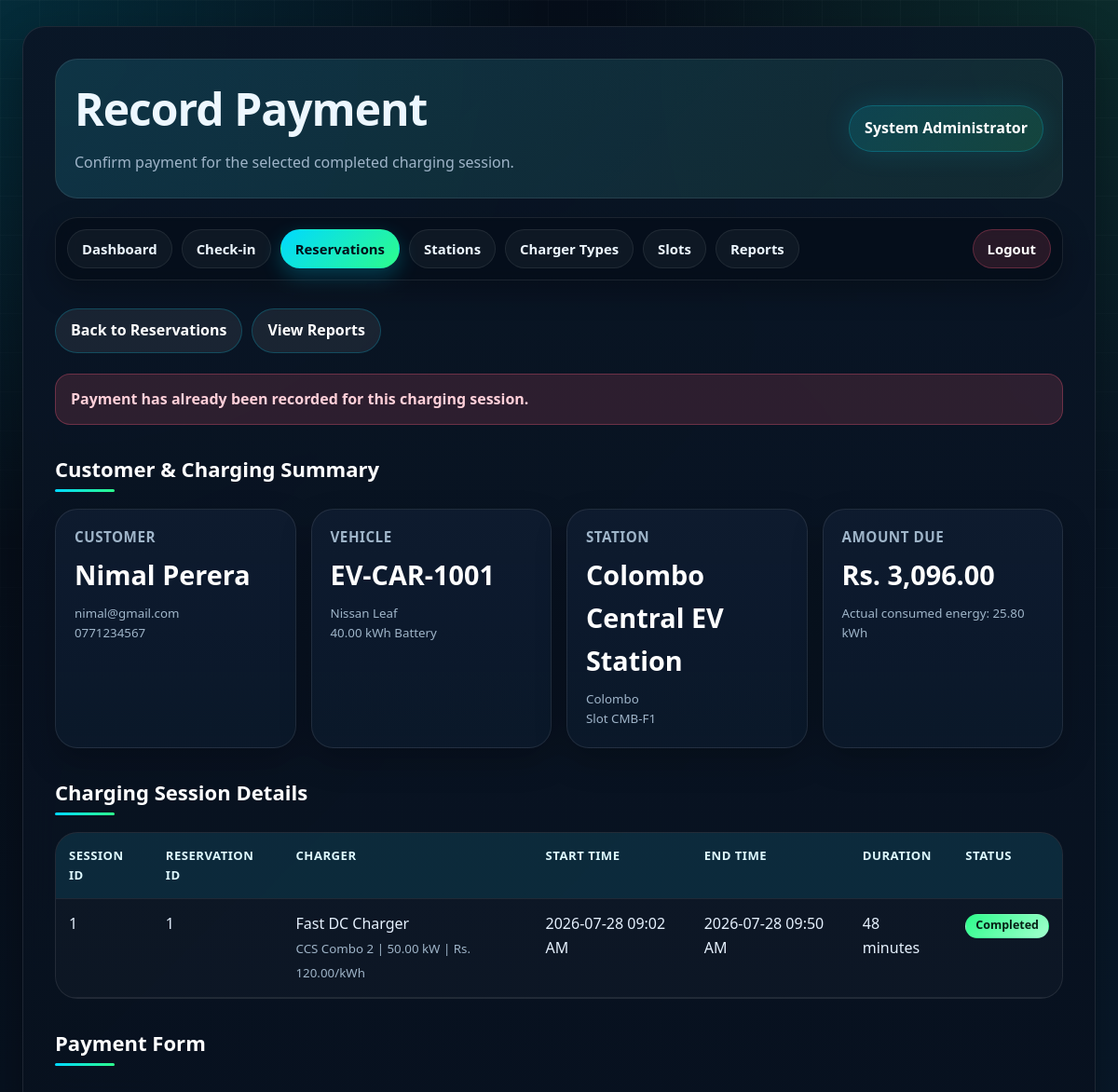
The page /record_payment.php?session_id=1 (signed in) on the database its author committed.
### tables this page shows
CREATE TABLE `charging_sessions` (
  `session_id` int(11) NOT NULL,
  `reservation_id` int(11) NOT NULL,
  `actual_start_time` datetime NOT NULL,
  `actual_end_time` datetime DEFAULT NULL,
  `energy_consumed_kwh` decimal(8,2) DEFAULT 0.00,
  `session_duration_min` int(11) DEFAULT 0,
  `charging_cost` decimal(10,2) DEFAULT 0.00,
  `status` enum('In Progress','Completed','Stopped') NOT NULL DEFAULT 'In Progress',
  `created_at` timestamp NOT NULL DEFAULT current_timestamp()
);

CREATE TABLE `users` (
  `user_id` int(11) NOT NULL,
  `full_name` varchar(100) NOT NULL,
  `email` varchar(100) NOT NULL,
  `password` varchar(255) NOT NULL,
  `contact_number` varchar(15) DEFAULT NULL,
  `user_role` enum('Admin','User') NOT NULL DEFAULT 'User',
  `created_at` timestamp NOT NULL DEFAULT current_timestamp()
);

CREATE TABLE `vehicles` (
  `vehicle_id` int(11) NOT NULL,
  `user_id` int(11) NOT NULL,
  `vehicle_number` varchar(20) NOT NULL,
  `vehicle_model` varchar(80) NOT NULL,
  `battery_capacity` decimal(6,2) NOT NULL,
  `created_at` timestamp NOT NULL DEFAULT current_timestamp()
);

CREATE TABLE `charging_stations` (
  `station_id` int(11) NOT NULL,
  `station_name` varchar(120) NOT NULL,
  `location` varchar(200) NOT NULL,
  `contact_number` varchar(15) DEFAULT NULL,
  `total_slots` int(11) NOT NULL DEFAULT 0,
  `created_at` timestamp NOT NULL DEFAULT current_timestamp()
);

CREATE TABLE `charging_slots` (
  `slot_id` int(11) NOT NULL,
  `station_id` int(11) NOT NULL,
  `type_id` int(11) NOT NULL,
  `slot_number` varchar(20) NOT NULL,
  `slot_status` enum('Available','Reserved','Charging','Out of Service') NOT NULL DEFAULT 'Available',
  `created_at` timestamp NOT NULL DEFAULT current_timestamp()
);

CREATE TABLE `charger_types` (
  `type_id` int(11) NOT NULL,
  `type_name` varchar(60) NOT NULL,
  `connector_type` varchar(60) NOT NULL,
  `power_output_kw` decimal(6,2) NOT NULL,
  `rate_per_kwh` decimal(10,2) NOT NULL
);

### record_payment.php (the view, shortened to what this page needs)
<?php
require_once "../config/db.php";
$payment_data = null;
$session_id = intval($_GET["session_id"] ?? $_POST["session_id"] ?? 0);
if ($session_id > 0) {
    $stmt = $conn->prepare("
        SELECT
            s.session_id,
            s.reservation_id,
            s.actual_start_time,
            s.actual_end_time,
            s.energy_consumed_kwh,
            s.session_duration_min,
            s.charging_cost,
            s.status AS session_status,
            r.reservation_date,
            r.start_time,
            r.end_time,
            r.current_battery_percent,
            r.target_battery_percent,
            r.required_energy_kwh,
            r.estimated_energy_kwh,
            r.estimated_cost,
            u.full_name,
            u.email,
            u.contact_number,
            v.vehicle_number,
            v.vehicle_model,
            v.battery_capacity,
            st.station_name,
            st.location,
            sl.slot_number,
            ct.type_name,
            ct.connector_type,
            ct.power_output_kw,
            ct.rate_per_kwh,
            p.payment_id,
            p.payment_status
        FROM charging_sessions s
        JOIN reservations r ON s.reservation_id = r.reservation_id
        JOIN users u ON r.user_id = u.user_id
        JOIN vehicles v ON r.vehicle_id = v.vehicle_id
        JOIN charging_slots sl ON r.slot_id = sl.slot_id
        JOIN charging_stations st ON sl.station_id = st.station_id
        JOIN charger_types ct ON sl.type_id = ct.type_id
        LEFT JOIN payments p ON s.session_id = p.session_id
        WHERE s.session_id = ?
    ");
    $stmt->bind_param("i", $session_id);
    $stmt->execute();
    $payment_data = $stmt->get_result()->fetch_assoc();
}
require_once "_admin_header.php";
?>
<div class="page-actions">
    <a class="action-btn secondary" href="reservations.php">Back to Reservations</a>
    <a class="action-btn secondary" href="reports.php">View Reports</a>
</div>
<?php if ($payment_data) { ?>
    <?php if ($payment_data["payment_id"]) { ?>
        <p class="error">
            Payment has already been recorded for this charging session.
        </p>
    <?php } ?>
    <h2>Customer & Charging Summary</h2>
    <div class="cards">
        <div class="card">
            <h3>Customer</h3>
            <p><?= htmlspecialchars($payment_data["full_name"]) ?></p>
            <small>
                <?= htmlspecialchars($payment_data["email"]) ?><br>
                <?= htmlspecialchars($payment_data["contact_number"]) ?>
            </small>
        </div>
        <div class="card">
            <h3>Vehicle</h3>
            <p><?= htmlspecialchars($payment_data["vehicle_number"]) ?></p>
            <small>
                <?= htmlspecialchars($payment_data["vehicle_model"]) ?><br>
                <?= $payment_data["battery_capacity"] ?> kWh Battery
            </small>
        </div>
        <div class="card">
            <h3>Station</h3>
            <p><?= htmlspecialchars($payment_data["station_name"]) ?></p>
            <small>
                <?= htmlspecialchars($payment_data["location"]) ?><br>
                Slot <?= htmlspecialchars($payment_data["slot_number"]) ?>
            </small>
        </div>
        <div class="card">
            <h3>Amount Due</h3>
            <p>Rs. <?= number_format($payment_data["charging_cost"], 2) ?></p>
            <small>
                Actual consumed energy:
                <?= number_format($payment_data["energy_consumed_kwh"], 2) ?> kWh
            </small>
        </div>
    </div>
    <h2>Charging Session Details</h2>
    <div class="table-wrapper simple-table">
        <table>
            <tr>
                <th>Session ID</th>
                <th>Reservation ID</th>
                <th>Charger</th>
                <th>Start Time</th>
                <th>End Time</th>
                <th>Duration</th>
                <th>Status</th>
            </tr>
            <tr>
                <td><?= $payment_data["session_id"] ?></td>
                <td><?= $payment_data["reservation_id"] ?></td>
                <td>
                    <?= htmlspecialchars($payment_data["type_name"]) ?><br>
                    <small>
                        <?= htmlspecialchars($payment_data["connector_type"]) ?> |
                        <?= $payment_data["power_output_kw"] ?> kW |
                        Rs. <?= number_format($payment_data["rate_per_kwh"], 2) ?>/kWh
                    </small>
                </td>
                <td><?= date("Y-m-d h:i A", strtotime($payment_data["actual_start_time"])) ?></td>
                <td><?= date("Y-m-d h:i A", strtotime($payment_data["actual_end_time"])) ?></td>
                <td><?= $payment_data["session_duration_min"] ?> minutes</td>
                <td>
                    <span class="badge badge-paid">
                        <?= htmlspecialchars($payment_data["session_status"]) ?>
                    </span>
                </td>
            </tr>
        </table>
    </div>
    <h2>Payment Form</h2>
<?php } ?>
<?php require_once "_admin_footer.php"; ?>

### rows shown on the page
charging_sessions: users.full_name "Nimal Perera", users.email "nimal@gmail.com", users.contact_number "0771234567", vehicles.vehicle_number "EV-CAR-1001", vehicles.vehicle_model "Nissan Leaf", vehicles.battery_capacity "40.00", charging_stations.station_name "Colombo Central EV Station", charging_stations.location "Colombo", charging_slots.slot_number "CMB-F1", charging_cost "3,096.00", energy_consumed_kwh "25.80", session_id "1", reservation "1", charger_types.type_name "Fast DC Charger", charger_types.connector_type "CCS Combo 2", charger_types.power_output_kw "50.00", charger_types.rate_per_kwh "120.00", actual_start_time "2026-07-28 09:02 AM", actual_end_time "2026-07-28 09:50 AM", session_duration_min "48", status "Completed"

### other values the page prints
$page_title "Record Payment"
$page_subtitle "Confirm payment for the selected completed charging session."
$_SESSION["full_name"] "System Administrator"
